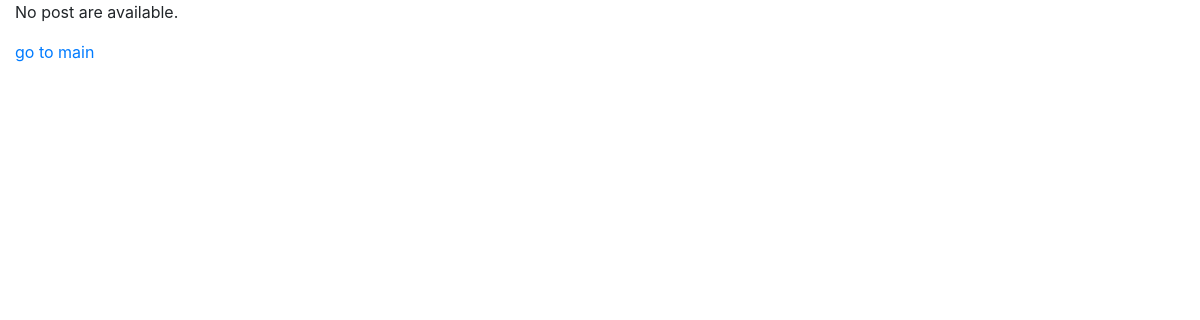
The page /list/ on the database as committed earlier.
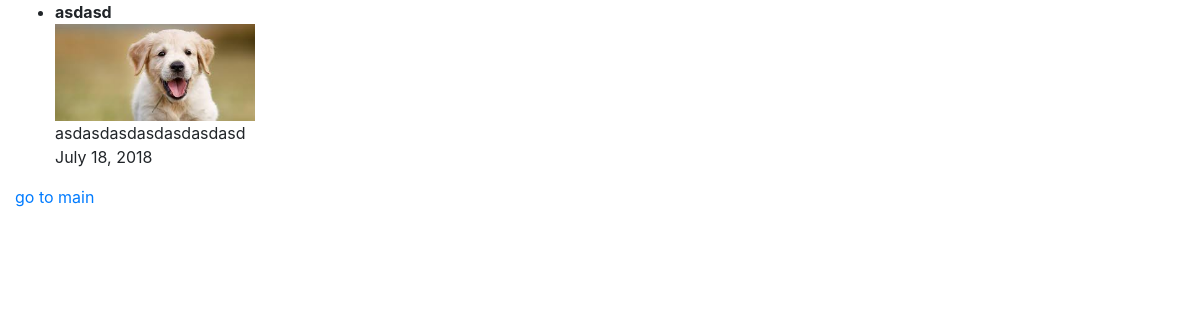
The same page on the database as committed later.
### iml_profile/models.py (models this page shows, shortened)
class Career(models.Model):
    title = models.CharField(max_length=50)
    img = models.ImageField(upload_to='images')
    post = models.CharField(max_length=500)
    career_date = models.DateField('Career_Date')
    pub_date = models.DateTimeField('date published')

### iml_profile/views.py (the view)
# urls.py: path('list/', views.career_list, name='career_list'),
def career_list(request):
	try:
		content_list = Career.objects.order_by('-career_date')[:5]
	except Career.DoesNotExist:
		raise Http404('No Content')
	return render(request,'iml_profile/list.html',\
							{'content_list':content_list})

### iml_profile/templates/iml_profile/list.html (shortened to what this page needs)
<!DOCTYPE html>
<html>
<head>
 	 {% load static %}
<link rel="stylesheet" href="https://stackpath.bootstrapcdn.com/bootstrap/4.1.1/css/bootstrap.min.css">
<link rel="stylesheet" type="text/css" href="{% static 'css/style.css' %}" />
</head>
<body>
{% if content_list %}
    <ul>
    {% for c in content_list %}
        <li><strong>{{c.title}}</strong><br>
        	<img src= "{{c.img.url}}"width=200>
        	<br>
        	{{c.post}}<br>
        	{{c.career_date}}<br>
        </li>
    {% endfor %}
    </ul>
{% else %}
    <p>No post are available.</p>
{% endif %}
<a href="/">go to main</a>
</body>
</html>

Rows that differ between the two databases and show on the page:
added Career: title "asdasd", img (picture), post "asdasdasdasdasdasdasd", career_date "July 18, 2018"
Other text that changed with them:
text no longer shown: "No post are available."
